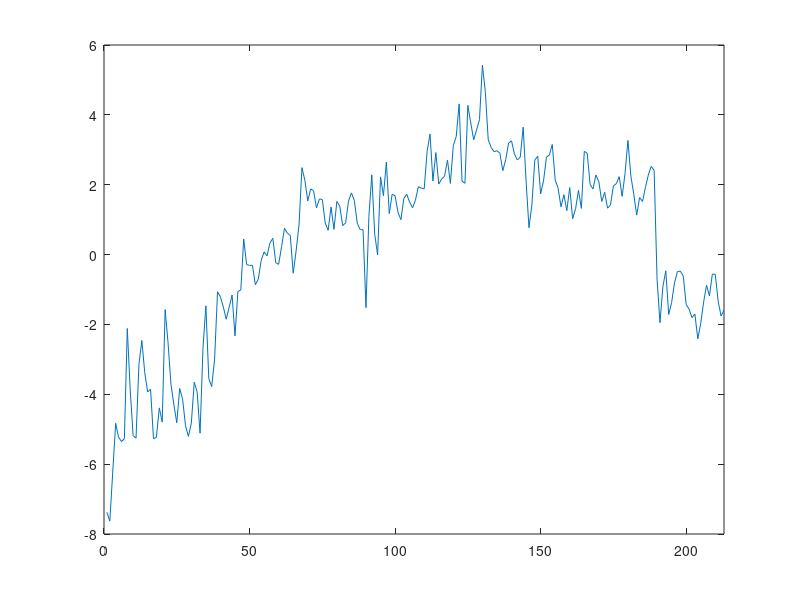
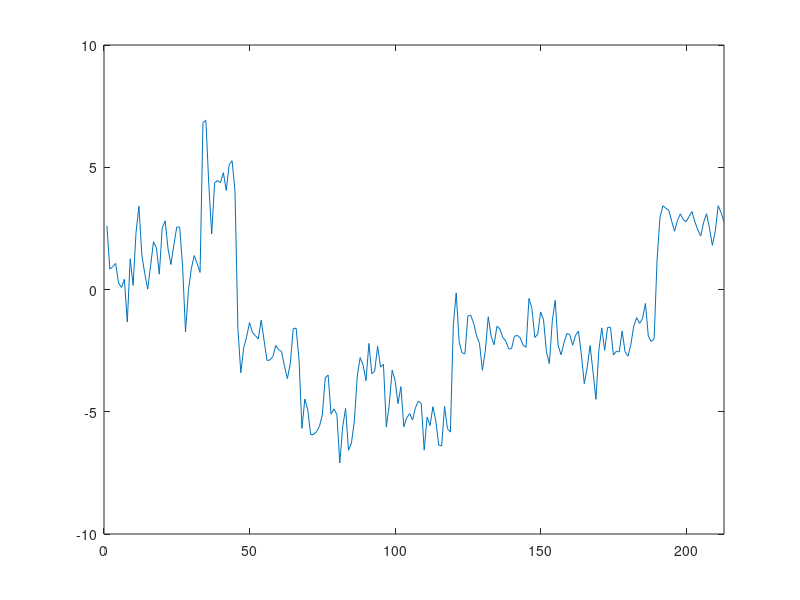
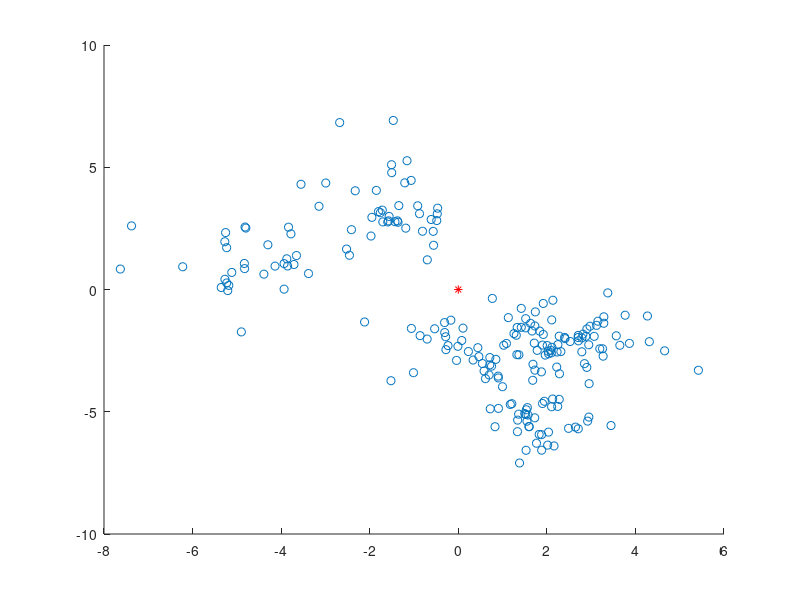

The MATLAB source for these figures, in order:
coordinatesFile = fopen('Coordinates.txt','r');
coordinatesFileFormat = '%s %f %f';
coordinatesFileData = textscan(coordinatesFile,coordinatesFileFormat,'Delimiter',',');
fclose(coordinatesFile);

xCoord = 0;
yCoord = 0;

xTrueCoord = 7.4;
yTrueCoord = 4.4;

for i = 2:length(coordinatesFileData{1})
   xCoord = [xCoord coordinatesFileData{2}(i)]; 
   yCoord = [yCoord coordinatesFileData{3}(i)];
end

xCoord = xCoord(2:end);
yCoord = yCoord(2:end);

xCoordError = xCoord - xTrueCoord;
yCoordError = yCoord - yTrueCoord;

timeIndex = 1:length(xCoordError);

figure('Name','X Coordinate Error.');
plot(timeIndex,xCoordError);
xlim([0 length(xCoordError)]);

figure('Name','Y Coordinate Error.');
plot(timeIndex,yCoordError);
xlim([0 length(yCoordError)]);

figure('Name','Coordinate error');
scatter(xCoordError,yCoordError); hold on;
scatter(0,0,'r','*');
xCoordErrorSTD = std2(xCoordError)
xCoordErrorVAR = var(xCoordError)

yCoordErrorSTD = std2(yCoordError)
yCoordErrorVAR = var(yCoordError)